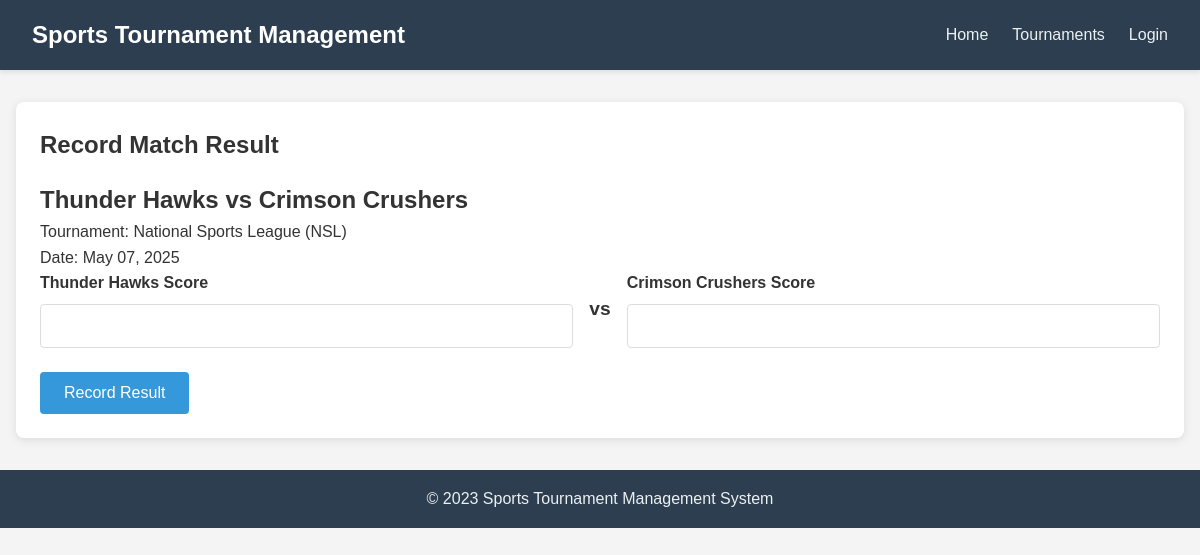
Screenshot of /matches/1/result with the database file from the repository.
### models.py (models this page shows)
class Team(db.Model):
    id = db.Column(db.Integer, primary_key=True)
    name = db.Column(db.String(100), nullable=False)
    tournament_id = db.Column(db.Integer, db.ForeignKey('tournament.id'), nullable=False)
    players = db.relationship('Player', backref='team', lazy=True)
    wins = db.Column(db.Integer, default=0)
    losses = db.Column(db.Integer, default=0)
    draws = db.Column(db.Integer, default=0)

class Tournament(db.Model):
    id = db.Column(db.Integer, primary_key=True)
    name = db.Column(db.String(100), nullable=False)
    sport_type = db.Column(db.String(50), nullable=False)
    start_date = db.Column(db.DateTime, nullable=False)
    end_date = db.Column(db.DateTime, nullable=False)
    created_at = db.Column(db.DateTime, default=datetime.utcnow)
    venue_id = db.Column(db.Integer, db.ForeignKey('venue.id'), nullable=False)
    organizer_id = db.Column(db.Integer, db.ForeignKey('user.id'), nullable=False)
    teams = db.relationship('Team', backref='tournament', lazy=True)
    matches = db.relationship('Match', backref='tournament', lazy=True)

class Match(db.Model):
    id = db.Column(db.Integer, primary_key=True)
    tournament_id = db.Column(db.Integer, db.ForeignKey('tournament.id'), nullable=False)
    team1_id = db.Column(db.Integer, db.ForeignKey('team.id'), nullable=False)
    team2_id = db.Column(db.Integer, db.ForeignKey('team.id'), nullable=False)
    match_date = db.Column(db.DateTime, nullable=False)
    status = db.Column(db.String(20), default='Scheduled')  # Scheduled, In Progress, Completed
    result = db.relationship('MatchResult', backref='match', lazy=True, uselist=False)
    team1 = db.relationship('Team', foreign_keys=[team1_id])
    team2 = db.relationship('Team', foreign_keys=[team2_id])

### routes.py (the view, shortened to what this page needs)
@app.route('/matches/<int:id>/result', methods=['GET', 'POST'])
def match_result(id):
    match = Match.query.get_or_404(id)
    return render_template('matches/result.html', match=match)

### templates/matches/result.html
{% extends 'base.html' %}
{% block content %}
<div class="card">
    <h1 class="card-title">Record Match Result</h1>
    <h2>{{ match.team1.name }} vs {{ match.team2.name }}</h2>
    <p>Tournament: {{ match.tournament.name }}</p>
    <p>Date: {{ match.match_date.strftime('%B %d, %Y') }}</p>
    <form method="POST" action="{{ url_for('match_result', id=match.id) }}">
        <div class="score-input">
            <div class="team-score">
                <label for="team1_score" class="form-label">{{ match.team1.name }} Score</label>
                <input type="number" id="team1_score" name="team1_score" class="form-control" min="0" required>
            </div>
            <div class="score-separator">vs</div>
            <div class="team-score">
                <label for="team2_score" class="form-label">{{ match.team2.name }} Score</label>
                <input type="number" id="team2_score" name="team2_score" class="form-control" min="0" required>
            </div>
        </div>
        <button type="submit" class="btn">Record Result</button>
    </form>
</div>
{% endblock %}

### static/css/style.css (style rules this page uses)
* { margin: 0; padding: 0; box-sizing: border-box; font-family: 'Arial', sans-serif; }
body { background-color: #f4f4f4; color: #333; line-height: 1.6; }
.form-control { width: 100%; padding: 0.75rem; border: 1px solid #ddd; border-radius: 4px; font-size: 1rem; }
.form-label { display: block; margin-bottom: 0.5rem; font-weight: bold; }
.btn { padding: 0.75rem 1.5rem; background-color: #3498db; border: none; border-radius: 4px; color: #fff; cursor: pointer; font-size: 1rem; transition: background-color 0.3s ease; }
.card { background-color: #fff; border-radius: 8px; box-shadow: 0 2px 10px rgba(0,0,0,0.1); padding: 1.5rem; margin-bottom: 1.5rem; }
.card-title { margin-bottom: 1rem; font-size: 1.5rem; }
.score-input { display: flex; align-items: center; gap: 1rem; margin-bottom: 1.5rem; }
.team-score { flex: 1; }
.score-separator { font-weight: bold; font-size: 1.2rem; }

### rows the page displays
Team: team1.name "Thunder Hawks"
Team: team2.name "Crimson Crushers"
Tournament: tournament.name "National Sports League (NSL)"
Match: match_date "May 07, 2025"
